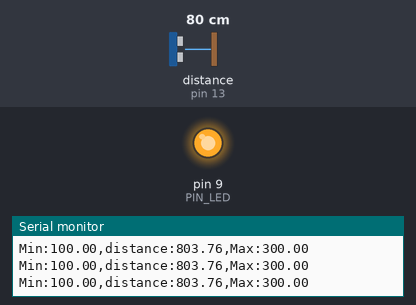
This sketch was run on a simulated Arduino Uno, built with avr-gcc and run on an emulated ATmega328P. On the bench: output pins drawn as LEDs (lit = HIGH), the last lines printed to the serial monitor. Wiring (inferred from the names in the program): ultrasonic range finder: trigger pin 12; echo pin 13. Inputs (shaded band) come from the test bench; at power-on: distance to the obstacle (sensor on pin 13) 80 cm. The echo pulse lasts 58.3 µs per cm; pins used as bus, display or sensor lines are not drawn.

Above: at 1.2 s.
1.3 s: distance to the obstacle (sensor on pin 13) set to 32 cm
2.8 s: distance to the obstacle (sensor on pin 13) set to 28 cm
At 3.6 s:
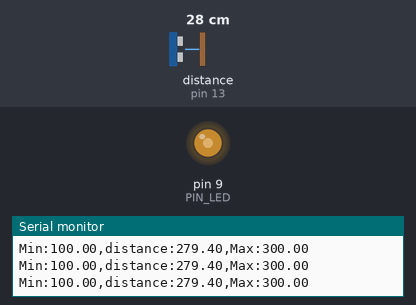
4.3 s: distance to the obstacle (sensor on pin 13) set to 24 cm
At 5.5 s:
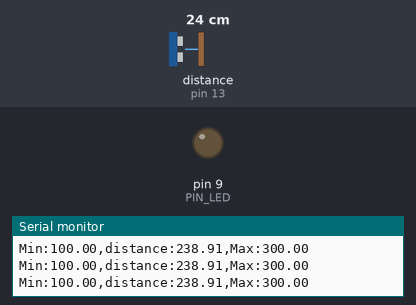
5.8 s: distance to the obstacle (sensor on pin 13) set to 18 cm
7.3 s: distance to the obstacle (sensor on pin 13) set to 13 cm
At 7.6 s:
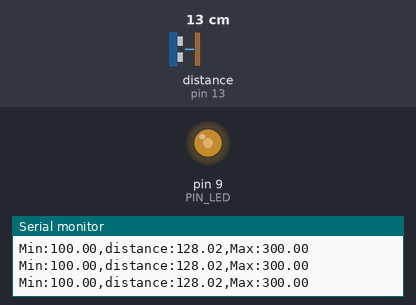
10.3 s: distance to the obstacle (sensor on pin 13) set to 9 cm
At 11.2 s:
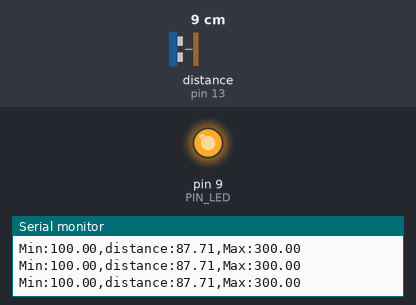
Timing chart, 0 to 12.8 s (numbered marks = the images above; inputs shaded):
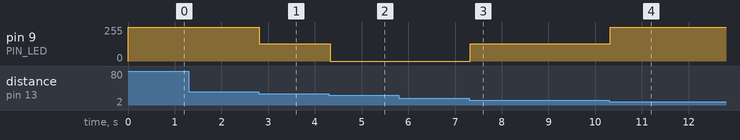

Measured:
- the behaviour switches between 31 and 30 cm on distance to the obstacle (sensor on pin 13) (found by bisection; images 0 and 1)
- the behaviour switches between 26 and 25 cm on distance to the obstacle (sensor on pin 13) (found by bisection; images 1 and 2)
- the behaviour switches between 16 and 15 cm on distance to the obstacle (sensor on pin 13) (found by bisection; images 2 and 3)
- after the input at 2.8 s, pin 9 (PIN_LED): 255/255 → 128/255 at once
- after the input at 4.3 s, pin 9 (PIN_LED): 128/255 → 0/255 at once
- after the input at 7.3 s, pin 9 (PIN_LED): 0/255 → 128/255 at once
- after the input at 10.3 s, pin 9 (PIN_LED): 128/255 → 255/255 at once

The sketch:

08_example_2.ino.ino
```cpp
// Arduino pin assignment
#define PIN_LED 9
#define PIN_TRIG 12   // sonar sensor TRIGGER
#define PIN_ECHO 13   // sonar sensor ECHO

// configurable parameters
#define SND_VEL 346.0     // sound velocity at 24 celsius degree (unit: m/sec)
#define INTERVAL 25      // sampling interval (unit: msec)
#define PULSE_DURATION 10 // ultra-sound Pulse Duration (unit: usec)
#define _DIST_MIN 100.0   // minimum distance to be measured (unit: mm)
#define _DIST_MAX 300.0   // maximum distance to be measured (unit: mm)

#define TIMEOUT ((INTERVAL / 2) * 1000.0) // maximum echo waiting time (unit: usec)
#define SCALE (0.001 * 0.5 * SND_VEL) // coefficient to convert duration to distance

int ledBrightness = 0; // LED 밝기를 저장할 변수

void setup() {
  // initialize GPIO pins
  pinMode(PIN_LED, OUTPUT);
  pinMode(PIN_TRIG, OUTPUT);  // sonar TRIGGER
  pinMode(PIN_ECHO, INPUT);   // sonar ECHO
  digitalWrite(PIN_TRIG, LOW);  // turn-off Sonar

  // initialize serial port
  Serial.begin(57600);
}

void loop() {
  float distance = USS_measure(PIN_TRIG, PIN_ECHO); // read distance

  // LED 밝기 설정
  if ((distance <= _DIST_MIN) || (distance >= _DIST_MAX)) {
      ledBrightness = 255; // 최대 밝기
  } else if (distance <= 150.0 || distance >= 250.0) {
      ledBrightness = 128; // 중간 밝기
  } else if (distance == 200.0) { // 원하는 거리
      ledBrightness = 0; // LED 꺼짐
  } else {
      ledBrightness = 0; // 그 외 거리에서는 LED 꺼짐
  }

  analogWrite(PIN_LED, ledBrightness); // LED 밝기 설정

  // output the distance to the serial port
  Serial.print("Min:");        Serial.print(_DIST_MIN);
  Serial.print(",distance:");  Serial.print(distance);
  Serial.print(",Max:");       Serial.print(_DIST_MAX);
  Serial.println("");

  // wait until next sampling time.
  delay(INTERVAL);
}

// get a distance reading from USS. return value is in millimeter.
float USS_measure(int TRIG, int ECHO) {
  digitalWrite(TRIG, HIGH);
  delayMicroseconds(PULSE_DURATION);
  digitalWrite(TRIG, LOW);

  return pulseIn(ECHO, HIGH, TIMEOUT) * SCALE; // unit: mm
}
```
